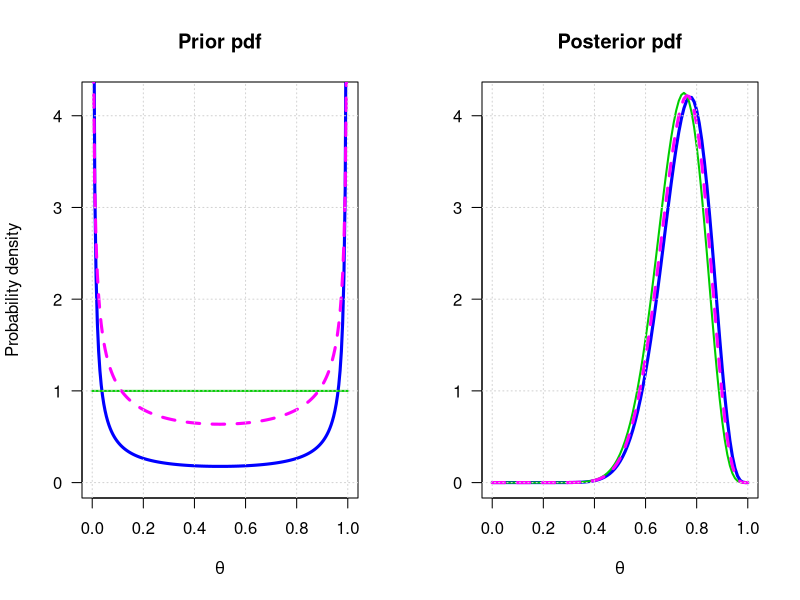
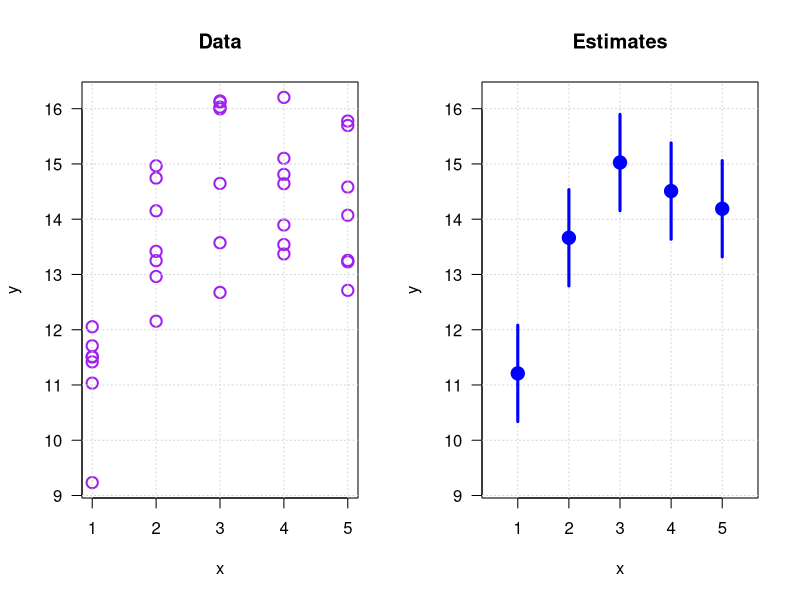
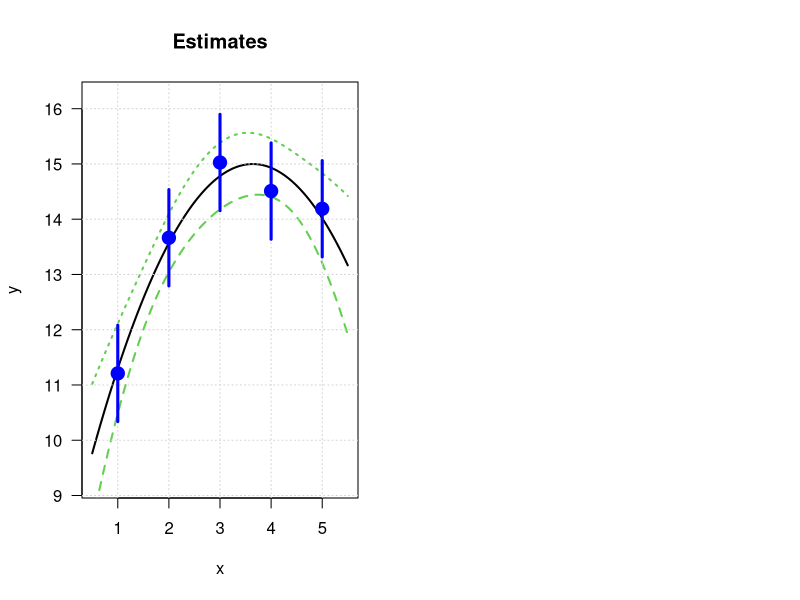

Write the R code that produced these figures, in order.
## ---- chunk 1
set.seed(2021)
x <- rnorm(20, 3)
y <- rnorm(25, 0, 2)
## ---- chunk 2
par(mfrow = c(1, 2))

col1 <- "blue"
col2 <- "green3"
col3 <- "magenta"

curve(xlab = expression(theta), ylab = "Probability density", ylim = c(0, 4.2),
      main = "Prior pdf", las = 1,
      dbeta(x, 0.1, 0.1), from = 0, to = 1,    lwd = 3, col = col1, n = 200)
curve(dbeta(x, 1,   1  ), add = TRUE,          lwd = 2, col = col2)
curve(dbeta(x, 0.5, 0.5), add = TRUE, lty = 2, lwd = 3, col = col3, n = 200)
grid()

curve(xlab = expression(theta), ylab = "", ylim = c(0, 4.2),
      main = "Posterior pdf", las = 1,
      dbeta(x, 15.1, 5.1), from = 0, to = 1,    lwd = 3, col = col1)
curve(dbeta(x, 16,   6  ), add = TRUE,          lwd = 2, col = col2)
curve(dbeta(x, 15.5, 5.5), add = TRUE, lty = 2, lwd = 3, col = col3)
grid()
## ---- chunk 3
set.seed(2021)
ff <- function(x)
    15 - 0.4 * (x - 4.1)^2

x <- rep(1:5, each = 7)
y <- rnorm(x, ff(x))

m0 <- lm(y ~ factor(x))
m1 <- lm(y ~ poly(x, 2))

xx0 <- 1:5
xx1 <- seq(0.5, 5.5, length.out = 101)
pp0 <- predict(m0, newdata = data.frame(x = xx0), interval = "confidence")
pp1 <- predict(m1, newdata = data.frame(x = xx1), interval = "confidence")
## ---- chunk 4
plot(x, y, main = "Data", col = "purple", cex = 1.5, lwd = 2, las = 1)
grid()
## ---- chunk 5
suppressMessages(library(gplots))
matplot(xx1, pp1, type = "n", lwd = 2, ylim = range(y), col = c(1, 3, 3),
        xlab = "x", ylab = "y", main = "Estimates", las = 1)
grid()
plotCI(xx0, pp0[, "fit"],
       li = pp0[, "lwr"],
       ui = pp0[, "upr"],
       add = TRUE, pch = 19, sfrac = 0, gap = 0, col = "blue", lwd = 3,
       cex = 1.5)
## ---- chunk 6
matplot(xx1, pp1, type = "l", lwd = 2, ylim = range(y), col = c(1, 3, 3),
        xlab = "x", ylab = "y", main = "Estimates", las = 1)
grid()
plotCI(xx0, pp0[, "fit"],
       li = pp0[, "lwr"],
       ui = pp0[, "upr"],
       add = TRUE, pch = 19, sfrac = 0, gap = 0, col = "blue", lwd = 3,
       cex = 1.5)
